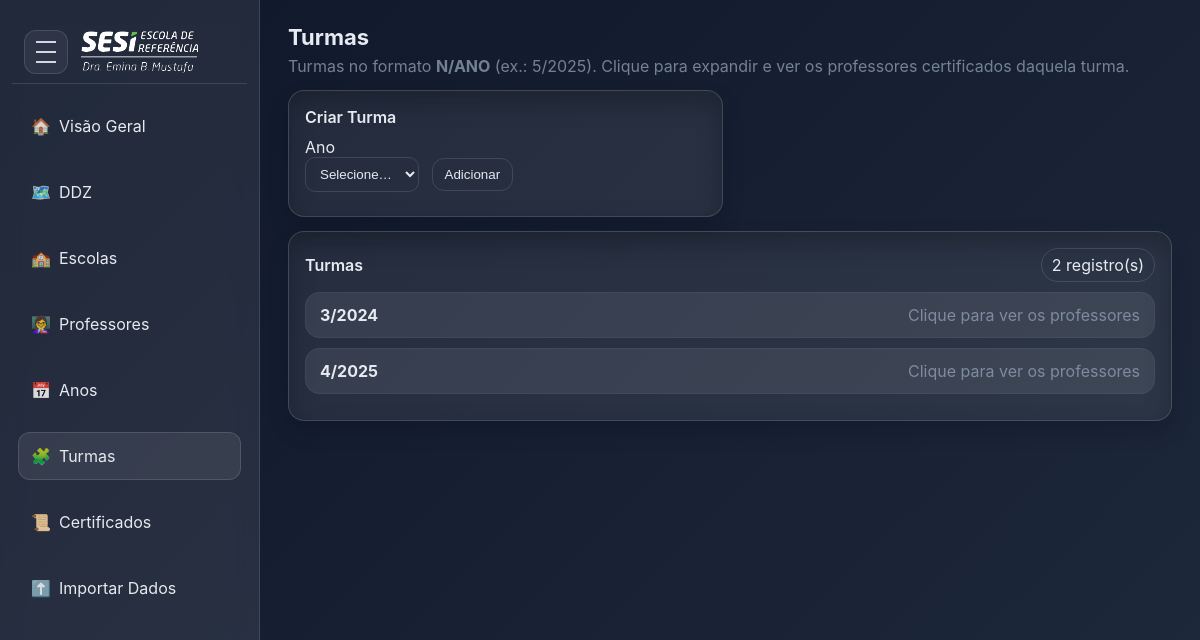
Page /turmas on the committed database.
### app/models.py (models this page shows, shortened)
class Base(DeclarativeBase):
    pass

class Turma(Base):
    __tablename__ = "turma"
    id: Mapped[int] = mapped_column(primary_key=True)
    numero: Mapped[int] = mapped_column(index=True)
    ano_id: Mapped[int] = mapped_column(ForeignKey("ano.id", ondelete="RESTRICT"), index=True)
    ano: Mapped[Ano] = relationship(back_populates="turmas")
    certificacoes: Mapped[list["Certificacao"]] = relationship(back_populates="turma", cascade="all,delete")
    __table_args__ = (UniqueConstraint("numero", "ano_id", name="uq_turma_numero_ano"),)

class Ano(Base):
    __tablename__ = "ano"
    id: Mapped[int] = mapped_column(primary_key=True)
    valor: Mapped[int] = mapped_column(index=True, unique=True)
    turmas: Mapped[list["Turma"]] = relationship(back_populates="ano", cascade="all,delete")

### app/main.py (the view)
@app.get("/turmas", response_class=HTMLResponse)
def page_turmas(request: Request, db: Session = Depends(get_session)):
    turmas = db.query(Turma).join(Ano).order_by(Ano.valor, Turma.numero).all()
    anos = db.query(Ano).order_by(Ano.valor).all()
    return templates.TemplateResponse(
        "turmas_list.html", {"request": request, "turmas": turmas, "anos": anos}
    )

### templates/turmas_list.html (shortened to what this page needs)
{% extends "base.html" %}
{% block content %}
<h1 class="page-title">Turmas</h1>
<p class="subtitle muted">Turmas no formato <b>N/ANO</b> (ex.: 5/2025). Clique para expandir e ver os professores
    certificados daquela turma.</p>
<div class="row">
    <section class="card span-6">
        <div class="section-head">
            <h2 class="section-title">Criar Turma</h2>
        </div>
        <form method="post" action="/turmas/create" onsubmit="return criarTurma(this);">
            <label>Ano</label><br />
            <select name="ano_valor" required>
                <option value="">Selecione…</option>
            </select>
            <button class="btn" type="submit" style="margin-left:8px;">Adicionar</button>
        </form>
    </section>
</div>
<div class="row" style="margin-top:14px;">
    <section class="card span-12">
        <div class="section-head">
            <h2 class="section-title">Turmas</h2>
            <div class="right">
                <span class="tag">{{ turmas|length if turmas else 0 }} registro(s)</span>
            </div>
        </div>
        <div>
            {% for t in turmas %}
            <div class="accordion-item" data-label="{{ t.numero }}/{{ t.ano.valor }}">
                <div class="accordion-head">
                    <div><b>{{ t.numero }}/{{ t.ano.valor }}</b></div>
                    <div class="muted">Clique para ver os professores</div>
                </div>
            </div>
            {% else %}
            <div class="muted">Sem registros</div>
            {% endfor %}
        </div>
    </section>
</div>
{% endblock %}

### static/app.css (style rules this page uses)
:root { --bg-from: #0f172a; --bg-to: #1e293b; --accent: #60a5fa; --accent-2: #8b5cf6; --glass: rgba(255, 255, 255, .08); --glass-strong: rgba(255, 255, 255, .14); --stroke: rgba(255, 255, 255, .12); --text: #e5e7eb; --muted: #94a3b8; --sidebar-w: 260px; --sidebar-w-collapsed: 72px; --radius: 16px; --trans: .25s ease; }
* { box-sizing: border-box }
html, body { height: 100% }
body { margin: 0; background: linear-gradient(135deg, var(--bg-from), var(--bg-to)); color: var(--text); font-family: Inter, system-ui, Segoe UI, Roboto, Helvetica, Arial, sans-serif; }
.row { display: grid; grid-template-columns: repeat(12, 1fr); gap: 14px }
.span-12 { grid-column: span 12 }
.span-6 { grid-column: span 6 }
.card { background: linear-gradient(180deg, var(--glass), rgba(255, 255, 255, .03)); border: 1px solid var(--stroke); border-radius: var(--radius); padding: 16px; box-shadow: 0 10px 24px rgba(0, 0, 0, .25) inset, 0 10px 20px rgba(2, 8, 23, .22); }
.section-head { display: flex; align-items: center; justify-content: space-between; margin-bottom: 10px }
.section-title { margin: 0; font-size: 16px; font-weight: 700 }
.page-title { margin: 0 0 6px; font-size: 24px; font-weight: 800 }
.subtitle { margin: 0 0 14px; color: var(--muted) }
.tag { display: inline-flex; align-items: center; padding: 6px 12px; border-radius: 999px; border: 1px solid var(--stroke); cursor: pointer; }
.muted { color: var(--muted) }
input, select { background: transparent; border: 1px solid var(--stroke); border-radius: 10px; padding: 8px 10px; color: var(--text) }
.btn { padding: 8px 12px; border-radius: 12px; border: 1px solid var(--stroke); background: transparent; color: var(--text); cursor: pointer }

### templates/base.html (style rules this page uses)
:root { --bg-from: #0f172a; --bg-to: #1e293b; --glass: rgba(255, 255, 255, .08); --stroke: rgba(255, 255, 255, .12); --text: #e7eaf0; --muted: #94a3b8; --sidebar-w: 260px; --sidebar-w-collapsed: 72px; --radius: 16px; --trans: .25s ease; --brand-h: 64px; --logo-h: 86px; }
body { margin: 0; background: linear-gradient(135deg, var(--bg-from), var(--bg-to)); color: var(--text); font-family: Inter, system-ui, Segoe UI, Roboto, Helvetica, Arial, sans-serif; }
select { background-color: #1e293b; color: white; border: 1px solid #334155; border-radius: 6px; padding: 6px; }
select option { background-color: #1e293b; color: white; }
.row { display: grid; grid-template-columns: repeat(12, 1fr); gap: 14px }
.span-12 { grid-column: span 12 }
.span-6 { grid-column: span 6 }
.card { background: var(--glass); border: 1px solid var(--stroke); border-radius: 16px; padding: 16px }
.section-head { display: flex; align-items: center; justify-content: space-between; margin-bottom: 10px }
.section-title { margin: 0; font-size: 16px; font-weight: 600 }
.tag { display: inline-flex; align-items: center; padding: 6px 10px; border-radius: 999px; border: 1px solid var(--stroke); cursor: pointer; text-decoration: none; color: var(--text) }
.muted { opacity: .75 }
.btn { padding: 8px 12px; border-radius: 12px; border: 1px solid var(--stroke); background: transparent; color: var(--text); cursor: pointer }
input, select { background: transparent; border: 1px solid var(--stroke); border-radius: 10px; padding: 8px 10px; color: var(--text) }
.page-title { margin: 0 0 6px; font-size: 22px; font-weight: 700 }
.subtitle { margin: 0 0 14px }
.accordion-item { border: 1px solid var(--stroke); border-radius: 14px; margin-bottom: 10px; overflow: hidden }
.accordion-head { display: flex; justify-content: space-between; align-items: center; padding: 12px 14px; background: var(--glass); cursor: pointer }
.right { display: flex; gap: 8px; align-items: center }

### rows in the picture
Turma: numero "3", ano.valor "2024"
Turma: numero "4", ano.valor "2025"

### other values in the picture
{{ turmas|length if turmas else 0 }} "2"
